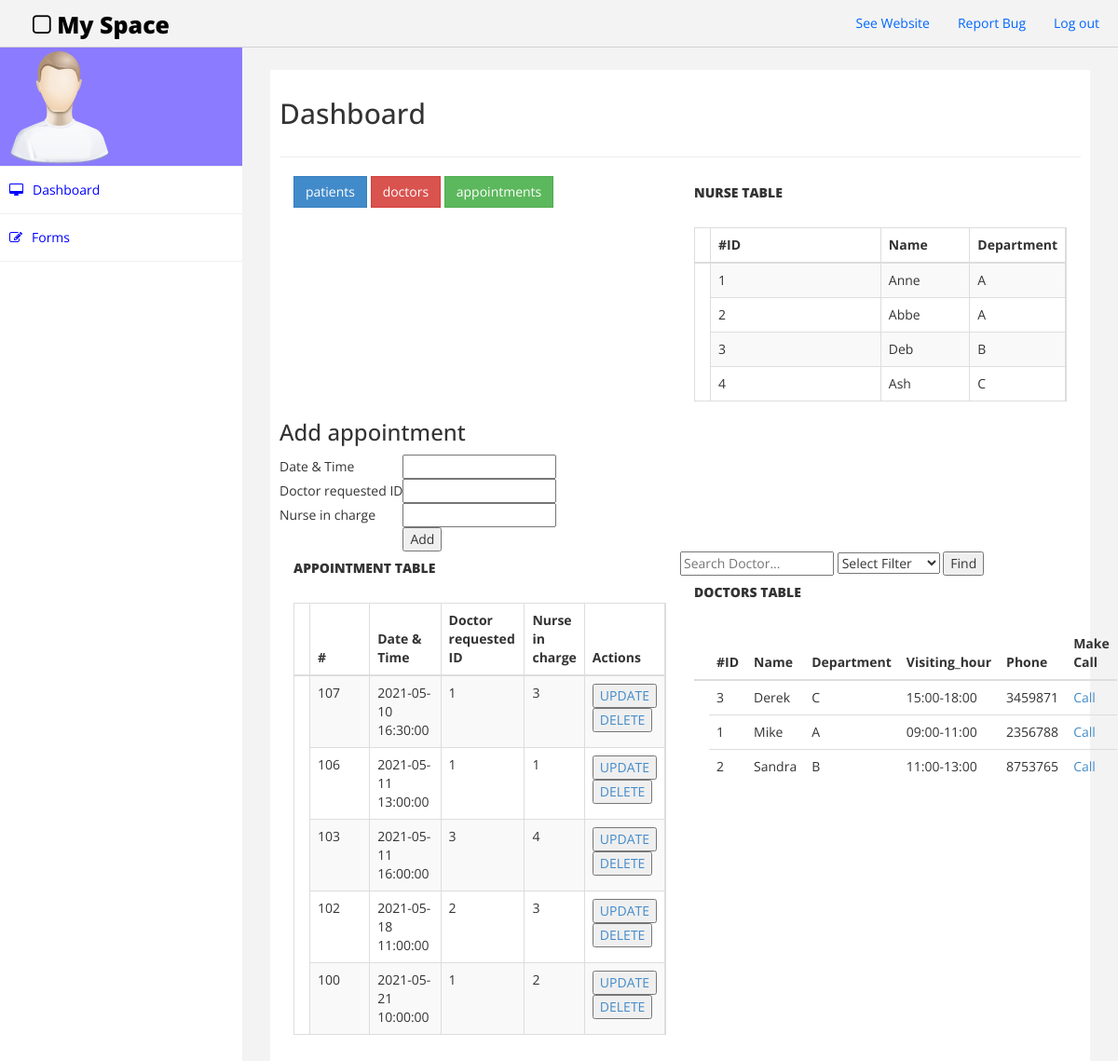
The page /myProject/appointment.php on the database its author committed.
### tables this page shows
CREATE TABLE `nurse` (
  `Name` varchar(25) NOT NULL,
  `nurse_ID` int(11) NOT NULL,
  `Department` varchar(45) NOT NULL,
  `Password` varchar(8) NOT NULL
);

CREATE TABLE `appointment` (
  `App_Num` int(11) NOT NULL,
  `Date_time` datetime NOT NULL,
  `doc_ID` int(11) NOT NULL,
  `nurse_ID` int(11) NOT NULL
);

CREATE TABLE `doctor` (
  `Doc_Name` varchar(25) NOT NULL,
  `doc_ID` int(11) NOT NULL,
  `Department` varchar(45) NOT NULL,
  `Visiting_hour` varchar(11) NOT NULL,
  `Mobile_num` varchar(14) NOT NULL
);

### myProject/appointment.php (the view, shortened to what this page needs)
<!DOCTYPE html>
<html xmlns="http://www.w3.org/1999/xhtml">
<head>
    <link href="assets/css/bootstrap.css" rel="stylesheet" />
    <link href="assets/css/font-awesome.css" rel="stylesheet" />
    <link href="assets/css/custom.css" rel="stylesheet" />
</head>
<body>
    <div id="wrapper">
        <div class="navbar navbar-inverse navbar-fixed-top">
            <div class="adjust-nav">
                <div class="navbar-header">
                    <a class="navbar-brand" href="#"><i class="fa fa-square-o "></i>&nbsp;My Space</a>
                </div>
                <div class="navbar-collapse collapse">
                    <ul class="nav navbar-nav navbar-right">
                        <li><a href="#">See Website</a></li>
                        <li><a href="#">Report Bug</a></li>
						 <li><a href="index.php">Log out</a></li>
                    </ul>
                </div>
            </div>
        </div>
        <nav class="navbar-default navbar-side" role="navigation">
            <div class="sidebar-collapse">
                <ul class="nav" id="main-menu">
                    <li class="text-center user-image-back">
                        <img src="assets/img/find_user.png" class="img-responsive" />
                    </li>
                    <li>
                        <a href="dashboard.php"><i class="fa fa-desktop "></i>Dashboard</a>
                    </li>
                    <li>
                        <a href="#"><i class="fa fa-edit "></i>Forms </a>
                    </li>
                </ul>
            </div>
        </nav>
        <div id="page-wrapper">
            <div id="page-inner">
                <div class="row">
                    <div class="col-md-12">
                        <h2>Dashboard</h2>
                    </div>
                </div>
                <hr />
                 <div class="col-md-6">
				        <a href="patient.php" class="btn btn-primary">patients</a>
                        <a href="doctor.php" class="btn btn-danger">doctors</a>
                        <a href="appointment.php" class="btn btn-success">appointments</a>
				 </div>
					<div class="col-md-6">
                        <h5>Nurse Table</h5>
                        <table class="table table-striped table-bordered table-hover">
                            <thead>
                                <tr style="padding:5px;">
								<th></th>
                                    <th>#ID</th>
                                    <th>Name</th>
                                    <th>Department</th>
                                </tr>
                            </thead>
                            <tbody>
							<?php
							require_once("DBconnect.php");
							$sql="SELECT * FROM nurse ORDER BY nurse_ID";
							$result=mysqli_query($connect,$sql);
							if(mysqli_num_rows($result)!=0){
								while($row=mysqli_fetch_array($result)){
							?>
							<tr class="row" style="padding:5px;">
							<td class="col-md-6">
							<?php echo $row["nurse_ID"];?>
							</td>
							<td class="col-md-3">
							<?php echo $row["Name"];?>
							</td>
							<td class="col-md-3">
							<?php echo $row["Department"];?>
							</td>
							</tr>
							<?php }}?>
                            </tbody>
                        </table>
                    </div>
					<div class="appointmentADD" >
					     <h3> Add appointment  </h3>
						 <form method="post" action="add.php">
						 <table>
							<tr>
							    <td> Date & Time </td>
								<td><input type="text" name="Date_time" /></td>
							</tr>
							<tr>
							    <td> Doctor requested ID </td>
								<td><input type="text" name="doc_ID" /></td>
							</tr>
							<tr>
							    <td> Nurse in charge </td>
								<td><input type="text" name="nurse_ID" /></td>
							</tr>
							<tr>
							    <td> &nbsp; </td>
								<td><input type="submit" name="submit" value="Add" /></td>
							</tr>
						</table>
						</form>
					</div>
					<div class="col-md-6">
                        <h5>Appointment Table</h5>
                        <table class="table table-striped table-bordered table-hover">
                            <thead>
                                <tr style="padding:5px;">
								<th></th>
                                    <th>#</th>
                                    <th>Date & Time</th>
                                    <th>Doctor requested ID</th>
                                    <th>Nurse in charge</th>
									<th>Actions</th>
                                </tr>
                            </thead>
                            <tbody>
							<?php
							require_once("DBconnect.php");
							$sql="SELECT * FROM appointment ORDER BY Date_time";
							$result=mysqli_query($connect,$sql);
							if(mysqli_num_rows($result)!=0){
								while($row=mysqli_fetch_array($result)){
									$id=$row['App_Num'];
							?>
							<tr class="row" style="padding:5px;">
							<td class="col-md-6">
							<?php echo $id;?>
							</td>
							<td class="col-md-3">
							<?php echo $row["Date_time"];?>
							</td>
							<td class="col-md-3">
							<?php echo $row["doc_ID"];?>
							</td>
							<td class="col-md-3">
							<?php echo $row["nurse_ID"];?>
							</td>
							<td>
							     <a href="update.php?id=<?php echo $id;?>"><button type="button">UPDATE</button></a>
								 <a href="deleteAppoint.php?id=<?php echo $id;?>"><button type="button">DELETE</button></a>
							</td>
							</tr>
							<?php }}?>
                            </tbody>
                        </table>
                    </div>
				<form method="post" action="searchdt.php">
				    <input type="text" name="q" placeholder="Search Doctor...">
				    <select name="column">
				        <option value="">Select Filter</option>
				    </select>
					<input type="submit" name="submit" value="Find">
				</form>
                    <div class="col-md-6">
                        <h5>Doctors Table</h5>
                        <div class="table-responsive">
                            <table class="table">
                                <thead>
                                    <tr>
									<th></th>
                                        <th>#ID</th>
                                        <th>Name</th>
										<th>Department</th>
                                        <th>Visiting_hour</th>
										<th>Phone</th>
										<th>Make Call</th>
                                    </tr>
                                </thead>
								 <tbody>
							<?php
							require_once("DBconnect.php");
							$sql="SELECT * FROM doctor ORDER BY Doc_Name";
							$result=mysqli_query($connect,$sql);
							if(mysqli_num_rows($result)!=0){
								while($row=mysqli_fetch_array($result)){
							?>
							<tr class="row" style="padding:5px;">
							<td class="col-md-3">
							<?php echo $row["doc_ID"];?>
							</td>
							<td class="col-md-6">
							<?php echo $row["Doc_Name"];?>
							</td>
							<td class="col-md-3">
							<?php echo $row["Department"];?>
							</td>
							<td class="col-md-3">
							<?php echo $row["Visiting_hour"];?>
							</td>
							<td class="col-md-3">
							<?php echo $row["Mobile_num"];?>
							</td>
							<td>
							<a href="tel:$row['Mobile_num']">Call</a>
							</td>
							</tr>
							<?php }}?>
                            </tbody>
                            </table>
                        </div>
                    </div>
                </div>
            </div>
        </div>
</body>
</html>

### myProject/assets/css/custom.css (style rules this page uses)
body { font-family: 'Open Sans', sans-serif; }
#wrapper { width: 100%; margin-top:50px; }
#page-wrapper { padding: 15px 15px; min-height: 600px; background:#F3F3F3; }
#page-inner { width:100%; margin:10px 20px 10px 0px; background-color:#fff!important; padding:10px; min-height:1200px; }
.text-center { text-align:center; }
.user-image-back { background-color:#8B7BFF; }
h5,.h5 { font-size: 14px; font-weight: 900; text-transform: uppercase; padding-bottom:20px; }
.navbar-inverse .navbar-nav > li > a { color: #06F; }
.sidebar-collapse , .sidebar-collapse .nav { background:none; }
.sidebar-collapse .nav { padding:0; }
.sidebar-collapse .nav > li > a { background: #FFFFFF; text-shadow: none; color:#0000FF; }
.sidebar-collapse > .nav > li > a { padding:15px 10px; }
.sidebar-collapse > .nav > li { border-bottom: 1px solid rgba(240, 240, 240, 1) !important; }
.navbar-side { border:none; background-color: #202020; }
.navbar-inverse { background-color: #f3f3f3; border-color: #D3D3D3; }
.navbar-default { border:0px solid #DDDDDD; }
.nav > li > a > i { margin-right:10px; }
.navbar-inverse .navbar-brand { color: #000000; font-size: 25px; font-weight: 900; }
.adjust-nav { padding-left:20px;padding-right:20px; }
.btn { border-radius: 0px; -webkit-border-radius: 0px; -moz-border-radius: 0px; }
@media (min-width:768px) { #page-wrapper { margin: 0 0 0 260px; padding: 15px 30px; min-height: 1200px; } }
@media (min-width:768px) { .navbar-side { z-index: 1; position: absolute; width: 260px; } }
@media (min-width:768px) { .navbar { border-radius: 0px; } }

### rows shown on the page
nurse: nurse_ID "1", Name "Anne", Department "A"
nurse: nurse_ID "2", Name "Abbe", Department "A"
nurse: nurse_ID "3", Name "Deb", Department "B"
nurse: nurse_ID "4", Name "Ash", Department "C"
appointment: App_Num "107", Date_time "2021-05-10 16:30:00", doc_ID "1", nurse_ID "3"
appointment: App_Num "106", Date_time "2021-05-11 13:00:00", doc_ID "1", nurse_ID "1"
appointment: App_Num "103", Date_time "2021-05-11 16:00:00", doc_ID "3", nurse_ID "4"
appointment: App_Num "102", Date_time "2021-05-18 11:00:00", doc_ID "2", nurse_ID "3"
appointment: App_Num "100", Date_time "2021-05-21 10:00:00", doc_ID "1", nurse_ID "2"
doctor: doc_ID "3", Doc_Name "Derek", Department "C", Visiting_hour "15:00-18:00", Mobile_num "3459871"
doctor: doc_ID "1", Doc_Name "Mike", Department "A", Visiting_hour "09:00-11:00", Mobile_num "2356788"
doctor: doc_ID "2", Doc_Name "Sandra", Department "B", Visiting_hour "11:00-13:00", Mobile_num "8753765"
